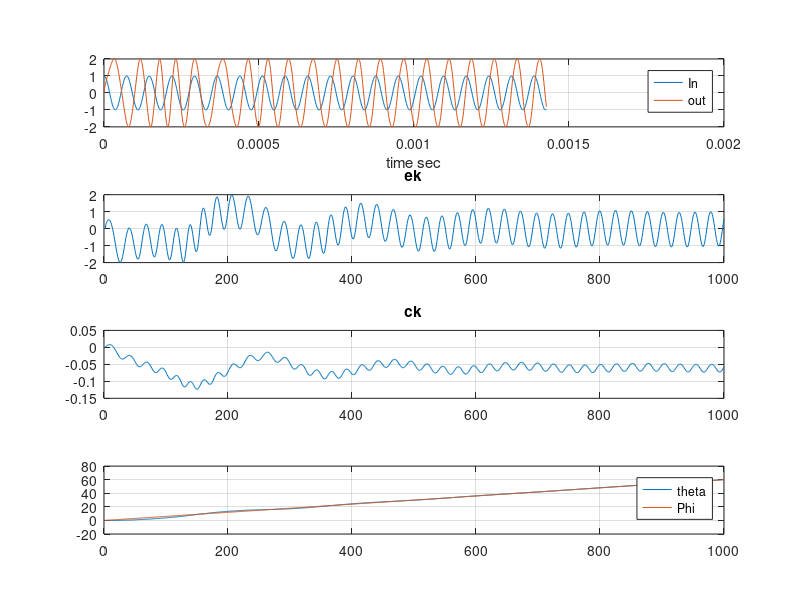

The MATLAB source for this figure:
% 20230323 Lab.6 PLL
% Practice 1 :
% page 21
% 1.Implement the second-order filter shown on Page 15
% 
% Practice 2 :
% page 21
% 1.Implement a digital second-order PLL.
% 2.Assume that there is only a constant unknown phase.
% 3.Assume that there is an additional frequency offset.
% 4.Estimate the frequency offset.
% 5.Observe the PLL behavior with different patameter settings.
%%
%%
close all; clear all; clc;
%%
% Parameter
fs = 7e5;
N = 1e3;
f1 = 7e3;
Ts = 1/fs;
t = 0: Ts :(N-1)*Ts;
theta = linspace(0 , 60 , N);%0.05: 0.05 :50;
y = cos(2*pi*f1*t + theta);
alpha = 0.01;       % alph
beta = 0.001;       % beta

% init
VCO = zeros(1,N);
Phi = zeros(1,N);
sk = zeros(1,N);
error = zeros(1,N);

for n=2:N
    now_t = n*Ts;
    
    % phase detector
    ek(n) = y(n)*VCO(n-1);
    
    % loop filter
    gk = alpha*ek(n);
    sk(n) = sk(n-1) + beta*ek(n);
    ck = gk+sk(n);
    error(n) = ck;
    
    % VCO
    Phi(n) = Phi(n-1) - error(n);
    VCO(n) = 2*sin(2*pi*f1*now_t+Phi(n));
end

figure(1);
subplot(4,1,1);
plot(t,y,t,VCO); grid on; legend('In','out'); xlabel('time sec'); 

subplot(4,1,2);plot(ek); grid on; title('ek');
subplot(4,1,3);plot(error); grid on; title('ck');

subplot(4,1,4); plot(Phi); grid on; hold on;
plot(theta); legend('theta','Phi');

